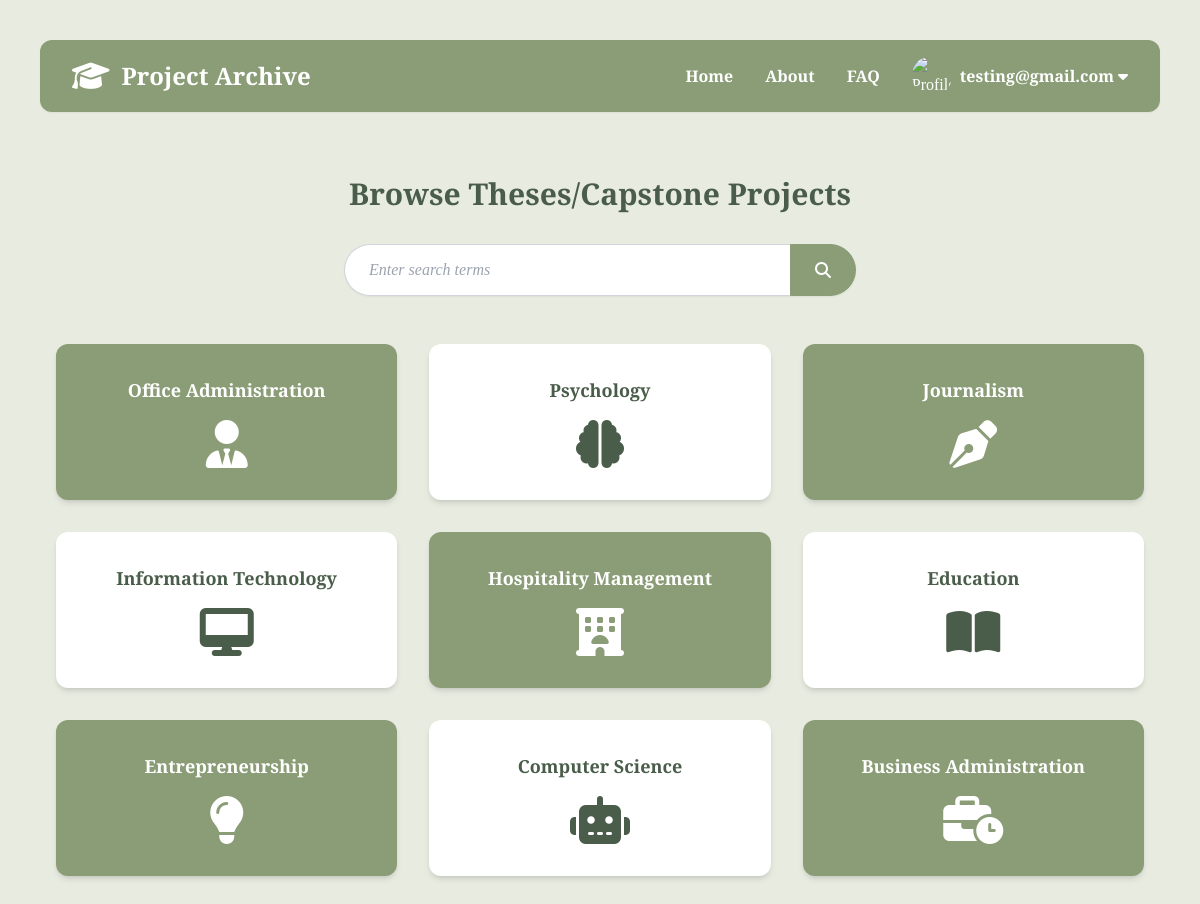
Screenshot of / (signed in) with the database file from the repository.
### tables this page shows
CREATE TABLE user (
  id INTEGER PRIMARY KEY AUTOINCREMENT,
  email TEXT UNIQUE NOT NULL,
  password TEXT NOT NULL,
  role TEXT CHECK( role IN ('student', 'admin', 'librarian') ) DEFAULT 'student'
);

CREATE TABLE department (
  id INTEGER PRIMARY KEY AUTOINCREMENT,
  name TEXT UNIQUE NOT NULL, -- cs department, it department
  description TEXT UNIQUE NOT NULL,
  icon TEXT DEFAULT 'fa-building'
);

### flaskr/thesis.py (the view)
@bp.route("/", methods=["GET", "POST"])
def index():
    db = get_db()
    departments = db.execute(
        "SELECT id, name, icon, description FROM department"
    ).fetchall()
    return render_template("thesis/index.html", departments=departments)

### flaskr/auth.py (called while the page is built)
@bp.before_app_request
def load_logged_in_user():
    user_id = session.get("user_id")
    if user_id is None:
        g.user = None
    else:
        g.user = (
            get_db().execute("SELECT * FROM user WHERE id = ?", (user_id,)).fetchone()
        )

### flaskr/db.py (called while the page is built)
def get_db():
    if "db" not in g:
        g.db = sqlite3.connect(
            current_app.config["DATABASE"], detect_types=sqlite3.PARSE_DECLTYPES
        )
        g.db.row_factory = sqlite3.Row
    return g.db

### flaskr/templates/thesis/index.html (shortened to what this page needs)
{% extends 'base.html' %}
{% block content %}
<main class="max-w-6xl mx-auto mt-16 text-center">
    <h2 class="text-3xl mb-8 font-bold text-sage-800">Browse Theses/Capstone Projects</h2>
    <div class="flex justify-center mb-12">
        <form action="{{ url_for('thesis.search') }}" method="get" class="flex w-full max-w-lg shadow-sm rounded-full">
            <input name="q" type="text" placeholder="Enter search terms" class="w-full px-6 py-3 rounded-l-full border border-gray-300 border-r-0 italic outline-none focus:ring-2 focus:ring-sage-500 focus:border-transparent text-sage-900">
            <button type="submit" class="bg-sage-500 px-6 rounded-r-full border border-sage-500 text-white flex items-center justify-center hover:brightness-90 transition">
                <i class="fa-solid fa-magnifying-glass"></i>
            </button>
        </form>
    </div>
    <div class="grid grid-cols-1 md:grid-cols-3 gap-8 px-4">
        {% for department in departments %}
        <a href="{{ url_for('thesis.search', dept_id=department.id ) }}"
           class="rounded-xl p-8 flex flex-col items-center gap-4 shadow-md hover:scale-105 transition transform {{ 'bg-white text-sage-800' if department.id is even else 'bg-sage-500 text-white' }}">
            <span class="font-bold text-lg"> {{ department.name }} </span>
            <i class="fa-solid {{ department.icon }} text-5xl"></i>
        </a>
        {% endfor %}
    </div>
</main>
{% endblock %}

### flaskr/templates/base.html (shortened to what this page needs)
<!DOCTYPE html>
<html lang="en">
    <head>
        <script src="https://cdn.tailwindcss.com"></script>
        <link rel="stylesheet" href="https://cdnjs.cloudflare.com/ajax/libs/font-awesome/6.4.2/css/all.min.css">
        <link rel="stylesheet" href="{{ url_for('static', filename='main.css') }}">
    </head>
    <body class="bg-sage-50 font-serif text-sage-800 leading-relaxed p-6 md:p-10">
        <header class="bg-sage-500 rounded-xl px-8 py-4 flex justify-between items-center text-white font-extrabold max-w-6xl mx-auto shadow-sm">
            <div class="flex items-center gap-3">
                <i class="fa-solid fa-graduation-cap text-3xl"></i>
                <h1 class="text-2xl font-bold">Project Archive</h1>
            </div>
            <nav class="flex gap-8 font-medium items-center">
                <a href="{{ url_for('index') }}" class="text-white hover:underline font-bold">Home</a>
                <a href="#" class="text-white hover:underline font-bold">About</a>
                <a href="#" class="text-white hover:underline font-bold">FAQ</a>
                {% if g.user %}
                <div class="dropdown flex items-center gap-2 relative">
                    <div class="w-10 h-10 overflow-hidden rounded-full inline-block align-middle">
                        <img src="https://preview.redd.it/i-finished-bocchi-the-rock-and-it-is-the-best-thing-i-have-v0-ho5ub4gfzmuc1.jpeg?width=640&crop=smart&auto=webp&s=996908c0ddb613bab3749aa7fce007e15f6ed5ea" alt="Profile Picture" class="w-full h-full object-cover">
                    </div>
                    <button class="flex items-center gap-1 p-0 m-0 bg-transparent border-none text-white cursor-pointer font-bold outline-none">
                        <span>{{ g.user['email'] }}</span>
                        <i class="fa fa-caret-down"></i>
                    </button>
                </div>
                {% else %}
                <a href="{{ url_for('auth.login') }}" class="text-white hover:underline font-bold">Login</a>
                {% endif %}
            </nav>
        </header>
        {% block content %}{% endblock %}
    </body>
</html>

### flaskr/static/main.css (style rules this page uses)
* { margin: 0; padding: 0; box-sizing: border-box; }
.dropdown { position: relative; overflow: visible; }

### rows the page displays
user: user.email "testing@gmail.com"
department: name "Office Administration"
department: name "Psychology"
department: name "Journalism"
department: name "Information Technology"
department: name "Hospitality Management"
department: name "Education"
department: name "Entrepreneurship"
department: name "Computer Science"
department: name "Business Administration"
